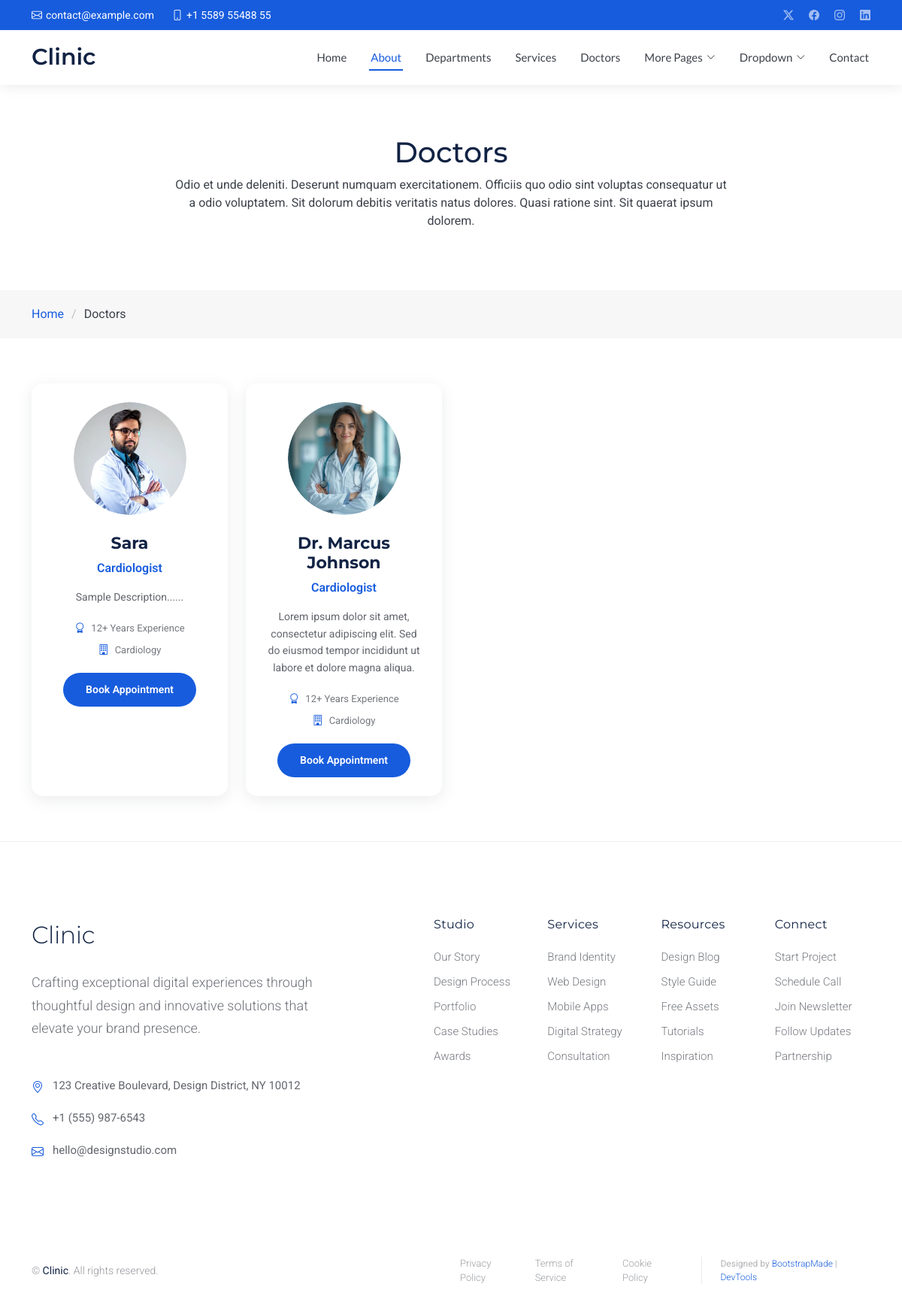
Before: /doctor with the older database file.
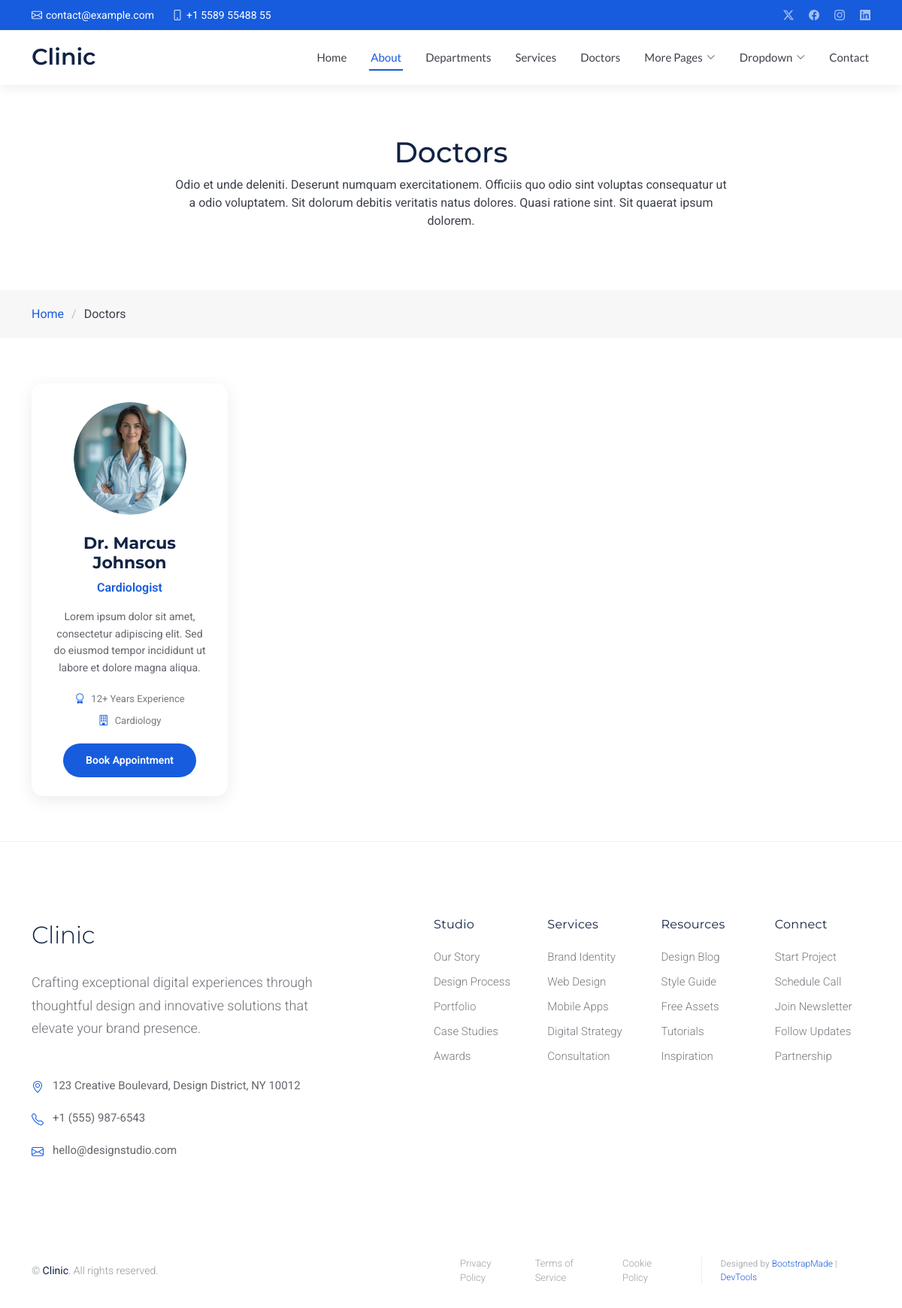
After: the same page with the newer database file.
### app/models.py (models this page shows, shortened)
class Doctor(models.Model):
    Doctor_name = models.CharField(max_length=100)
    Experience = models.CharField(max_length=100)
    Department_Name = models.CharField(max_length=15)
    Description = models.TextField()
    image = models.ImageField(upload_to= getFileName, null=True, blank=True)
    status = models.BooleanField(default=False, help_text="0:Show, 1:Hidden")
    specialist = models.CharField(max_length=100)
    created_at = models.DateTimeField(auto_now_add=True)

### app/views.py (the view)
# urls.py: path('doctor', views.doctor),
def doctor (request):
    doctors = Doctor.objects.filter(status=False)
    context = {'doctors': doctors}
    return render (request, 'doctors.html', context)

### app/templates/doctors.html (shortened to what this page needs)
{% extends 'base.html' %}
{% load static %}
{% block content %}
<main class="main">
  <div class="page-title">
    <div class="heading">
      <div class="container">
        <div class="row d-flex justify-content-center text-center">
          <div class="col-lg-8">
            <h1 class="heading-title">Doctors</h1>
            <p class="mb-0">
              Odio et unde deleniti. Deserunt numquam exercitationem. Officiis quo
              odio sint voluptas consequatur ut a odio voluptatem. Sit dolorum
              debitis veritatis natus dolores. Quasi ratione sint. Sit quaerat
              ipsum dolorem.
            </p>
          </div>
        </div>
      </div>
    </div>
    <nav class="breadcrumbs">
      <div class="container">
        <ol>
          <li><a href="/">Home</a></li>
          <li class="current">Doctors</li>
        </ol>
      </div>
    </nav>
  </div>
  <section id="doctors" class="doctors section">
    <div class="container" data-aos="fade-up" data-aos-delay="100">
      <div class="row gy-4">
        {% for doctor in doctors %}
        <div class="col-lg-3 col-md-6" data-aos="fade-up" data-aos-delay="100">
          <div class="doctor-card">
            <div class="doctor-image">
            </div>
            <div class="doctor-content">
              <h4>{{ doctor.Doctor_name }}</h4>
              <span class="specialty">{{ doctor.specialist }}</span>
              <p>{{ doctor.Description }}</p>
              <div class="doctor-meta">
                <div class="experience">
                  <i class="bi bi-award"></i>
                  <span>{{ doctor.Experience }}+ Years Experience</span>
                </div>
                <div class="department">
                  <i class="bi bi-building"></i>
                  <span>{{ doctor.Department_Name }}</span>
                </div>
              </div>
              <a href="/appointment" class="btn-appointment">Book Appointment</a>
            </div>
          </div>
        </div>
        {% endfor %}
      </div>
    </div>
  </section>
</main>
{% endblock %}

Changed rows visible on the page:
no longer on this page (row edited): Doctor: Doctor_name "Sara", specialist "Cardiologist", Description "Sample Description......", Experience "12", Department_Name "Cardiology"
